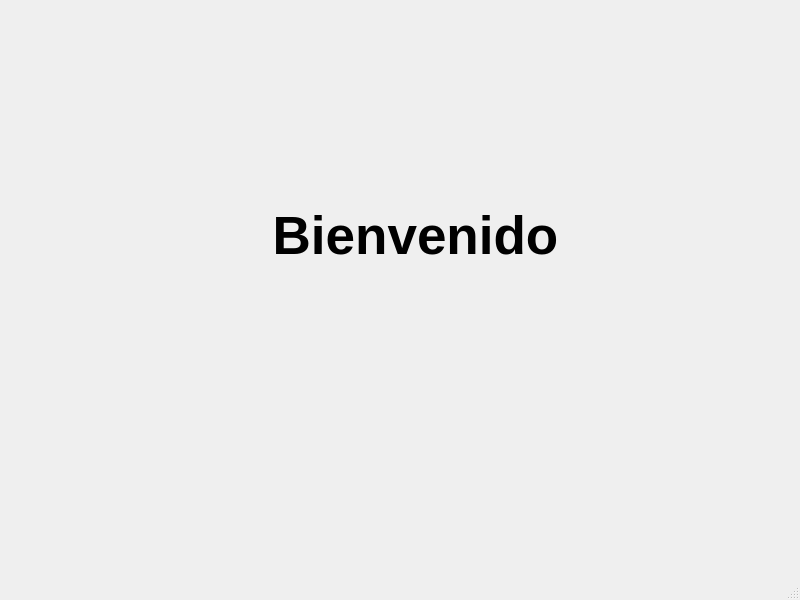
<?xml version="1.0" encoding="UTF-8"?>
<ui version="4.0">
 <class>MainPage</class>
 <widget class="QMainWindow" name="MainPage">
  <property name="geometry">
   <rect>
    <x>0</x>
    <y>0</y>
    <width>800</width>
    <height>600</height>
   </rect>
  </property>
  <property name="windowTitle">
   <string>MainWindow</string>
  </property>
  <property name="styleSheet">
   <string notr="true">QLabel
{
	background -color:rgb(52,50,64);
	color:black;
}</string>
  </property>
  <widget class="QWidget" name="centralwidget">
   <widget class="QLabel" name="label">
    <property name="geometry">
     <rect>
      <x>190</x>
      <y>170</y>
      <width>451</width>
      <height>131</height>
     </rect>
    </property>
    <property name="font">
     <font>
      <pointsize>40</pointsize>
      <bold>true</bold>
     </font>
    </property>
    <property name="text">
     <string>Bienvenido</string>
    </property>
    <property name="alignment">
     <set>Qt::AlignCenter</set>
    </property>
   </widget>
  </widget>
  <widget class="QMenuBar" name="menubar">
   <property name="geometry">
    <rect>
     <x>0</x>
     <y>0</y>
     <width>800</width>
     <height>21</height>
    </rect>
   </property>
  </widget>
  <widget class="QStatusBar" name="statusbar"/>
 </widget>
 <resources/>
 <connections/>
</ui>
